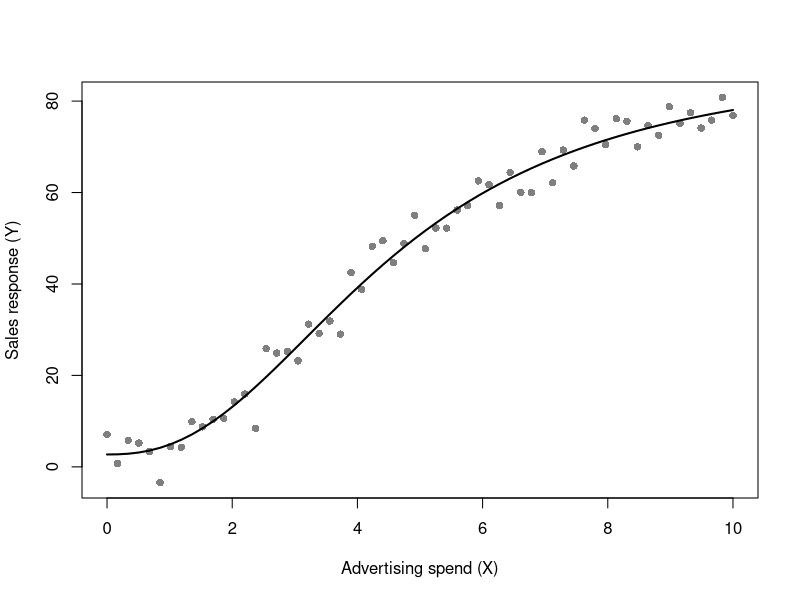
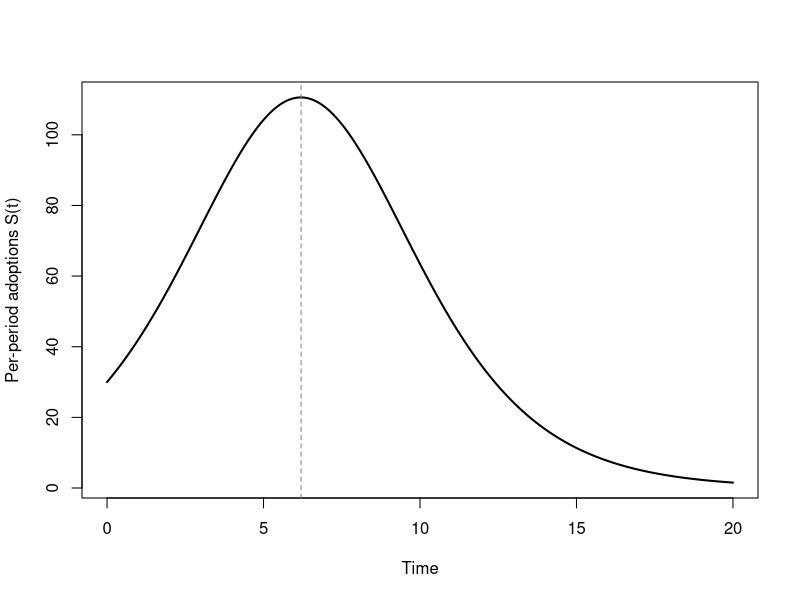
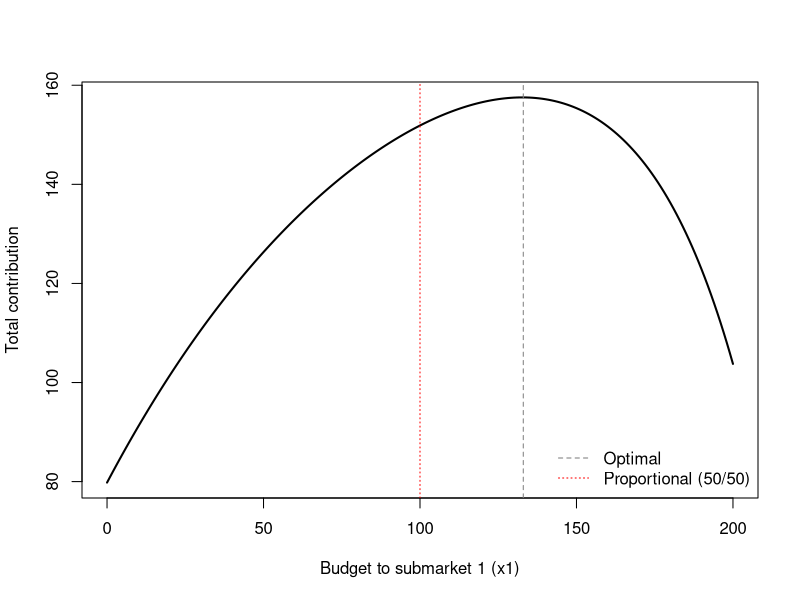

The R source for these figures, in order:
## ---- chunk 1
#| label: fig-adbudg-fit
#| fig-cap: "Simulated advertising response with an S-shaped ADBUDG curve recovered by nonlinear least squares. Points are noisy observations; the line is the fitted response function."
#| message: false
#| warning: false
set.seed(2026)

# True ADBUDG parameters: Y = b + (a - b) * X^c / (d + X^c)
a_true <- 100   # upper bound (saturation)
b_true <- 5     # lower bound (sales at zero advertising)
c_true <- 2.2   # S-shape (c > 1)
d_true <- 40

adbudg <- function(X, a, b, c, d) b + (a - b) * X^c / (d + X^c)

X <- seq(0, 10, length.out = 60)
Y_mean <- adbudg(X, a_true, b_true, c_true, d_true)
Y <- Y_mean + rnorm(length(X), sd = 4)

fit <- nls(
  Y ~ b + (a - b) * X^c / (d + X^c),
  start = list(a = 90, b = 10, c = 1.5, d = 30)
)

round(coef(fit), 2)

plot(X, Y, pch = 16, col = "grey50",
     xlab = "Advertising spend (X)", ylab = "Sales response (Y)")
lines(X, predict(fit, newdata = list(X = X)), lwd = 2)
## ---- chunk 2
#| label: fig-bass-diffusion
#| fig-cap: "Bass diffusion: cumulative adoption (left axis logic) and per-period sales (the bell-shaped curve) for an imitation-dominated market ($q > p$). The interior peak is the signature of word-of-mouth-driven diffusion."
#| message: false
#| warning: false
set.seed(2026)
bass_sales <- function(t, p, q, M) {
  # closed-form Bass non-cumulative adoption f(t) * M
  num <- (p + q)^2 * exp(-(p + q) * t)
  den <- p * (1 + (q / p) * exp(-(p + q) * t))^2
  M * num / den
}
t  <- seq(0, 20, by = 0.1)
p  <- 0.03   # coefficient of innovation
q  <- 0.38   # coefficient of imitation (q > p => bell shape)
M  <- 1000   # market potential
S  <- bass_sales(t, p, q, M)

plot(t, S, type = "l", lwd = 2,
     xlab = "Time", ylab = "Per-period adoptions S(t)",
     main = "")
abline(v = t[which.max(S)], lty = 2, col = "grey50")
## ---- chunk 3
#| label: fig-allocation
#| fig-cap: "Optimal versus fixed-proportion budget allocation across two submarkets with concave (modified-exponential) response. The informed allocator equalizes marginal returns; the proportional rule splits the budget by fixed weights and leaves contribution on the table."
#| message: false
#| warning: false
set.seed(2026)
m  <- 1          # contribution margin
k1 <- 120; b1 <- 0.010   # submarket 1: high potential, slow saturation
k2 <- 80;  b2 <- 0.030   # submarket 2: lower potential, fast saturation
R  <- 200                # total budget

contribution <- function(x1) {
  x2 <- R - x1
  m * (k1 * (1 - exp(-b1 * x1)) + k2 * (1 - exp(-b2 * x2)))
}
x1_grid <- seq(0, R, by = 1)
C_grid  <- sapply(x1_grid, contribution)
x1_star <- x1_grid[which.max(C_grid)]

plot(x1_grid, C_grid, type = "l", lwd = 2,
     xlab = "Budget to submarket 1 (x1)", ylab = "Total contribution",
     main = "")
abline(v = x1_star, lty = 2, col = "grey50")          # optimal split
abline(v = R / 2,   lty = 3, col = "red")             # naive 50/50 split
legend("bottomright", lty = c(2, 3), col = c("grey50", "red"),
       legend = c("Optimal", "Proportional (50/50)"), bty = "n")
